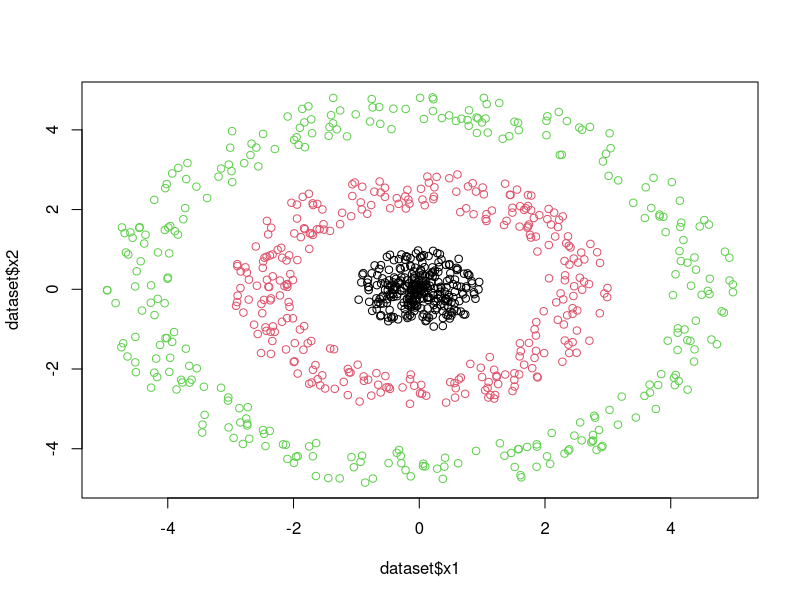

Write R code to recreate this figure.
####################################################################
# Machine Learning - MIRI Master
# Lluís A. Belanche

# LAB 11: Kernel methods - the SVM for classification (Part 2)
# version of May 2019
####################################################################


####################################################################
## Exercise: Play with the SVM for classification of 2D data (3 classes)
####################################################################

N <- 300

circle.data <- function(N) 
{
  angles = runif(3*N)*2*pi
  norms = c(runif(N), runif(N) + 2, runif(N) + 4)
  x = sin(angles)*norms
  y = cos(angles)*norms
  c = factor(c(rep(1,N), rep(2,N), rep(3,N)))
  data.frame(x1=x, x2=y, target=c)
}

## let's generate the data
dataset <- circle.data (N)

## let's plot the data and the 3 classes
plot(dataset$x1,dataset$x2, col=as.factor(dataset$target))

## For multiclass-classification with k levels, k>2, this svm uses the ‘one-against-one’ approach, 
## in which k(k-1)/2 binary classifiers are trained; the appropriate class is found by a voting scheme


## Do the following (in separate sections)

# 1. Decide beforehand which kernel function could work better
#    Hint: have a look at the way the data is generated and specially the plot
# 2. Split the data into learning (2/3) and test (1/3)
# 3. Fit several svms with different kernels and evaluate their cross-validation error
# 4. You can use either svm() in {e1071} or ksvm() in {kernlab} (recommended)
#    Note that the cross-validation error is cross(), have a look at the help for ksvm()!
# 5. Choose your best model by playing a little bit with the C parameter
# 6. Refit it using the whole learning part
# 7. Use this model to predict the test part anf give a final prediction error
